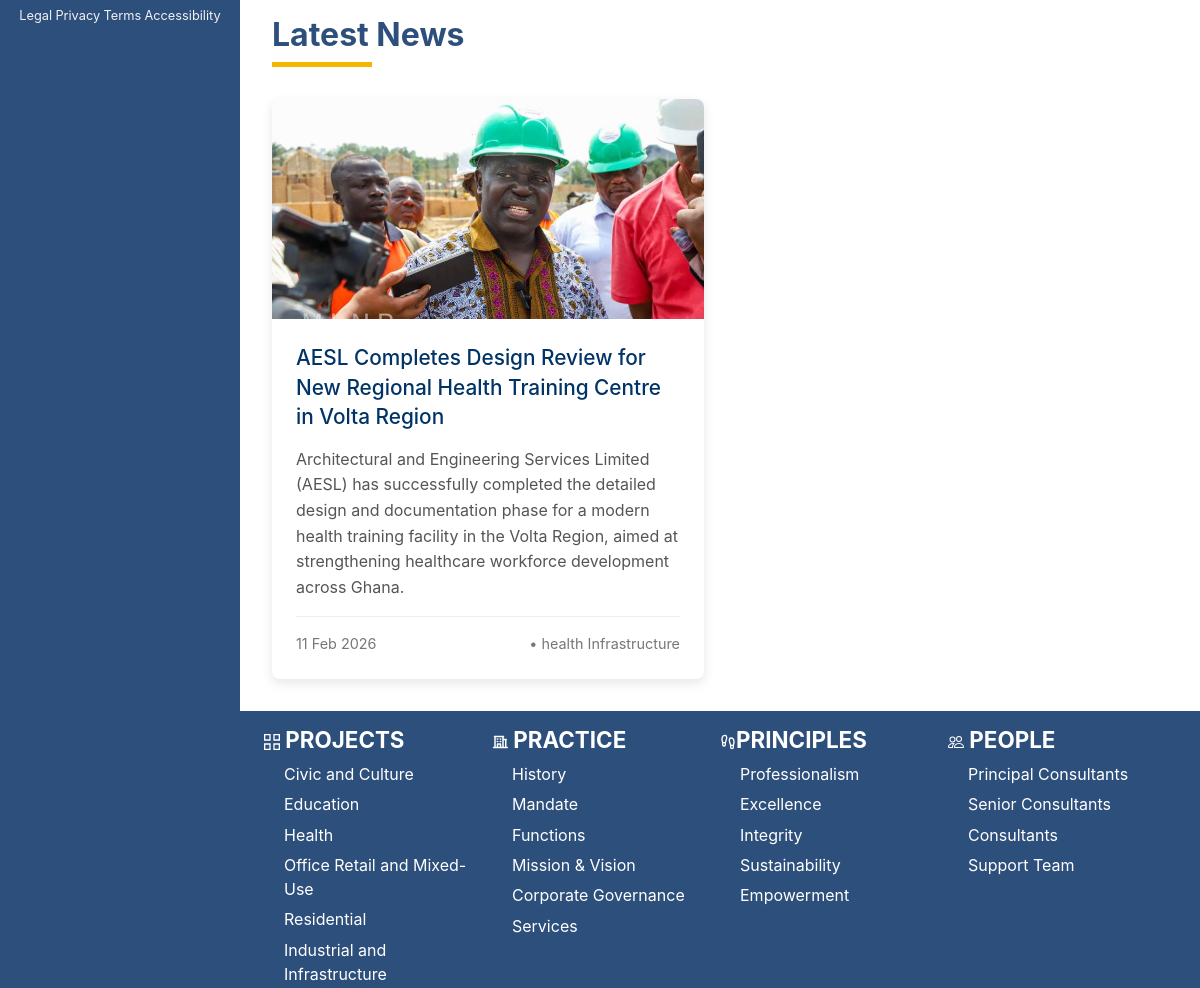
The page /news/ (middle part) on the database as committed earlier.
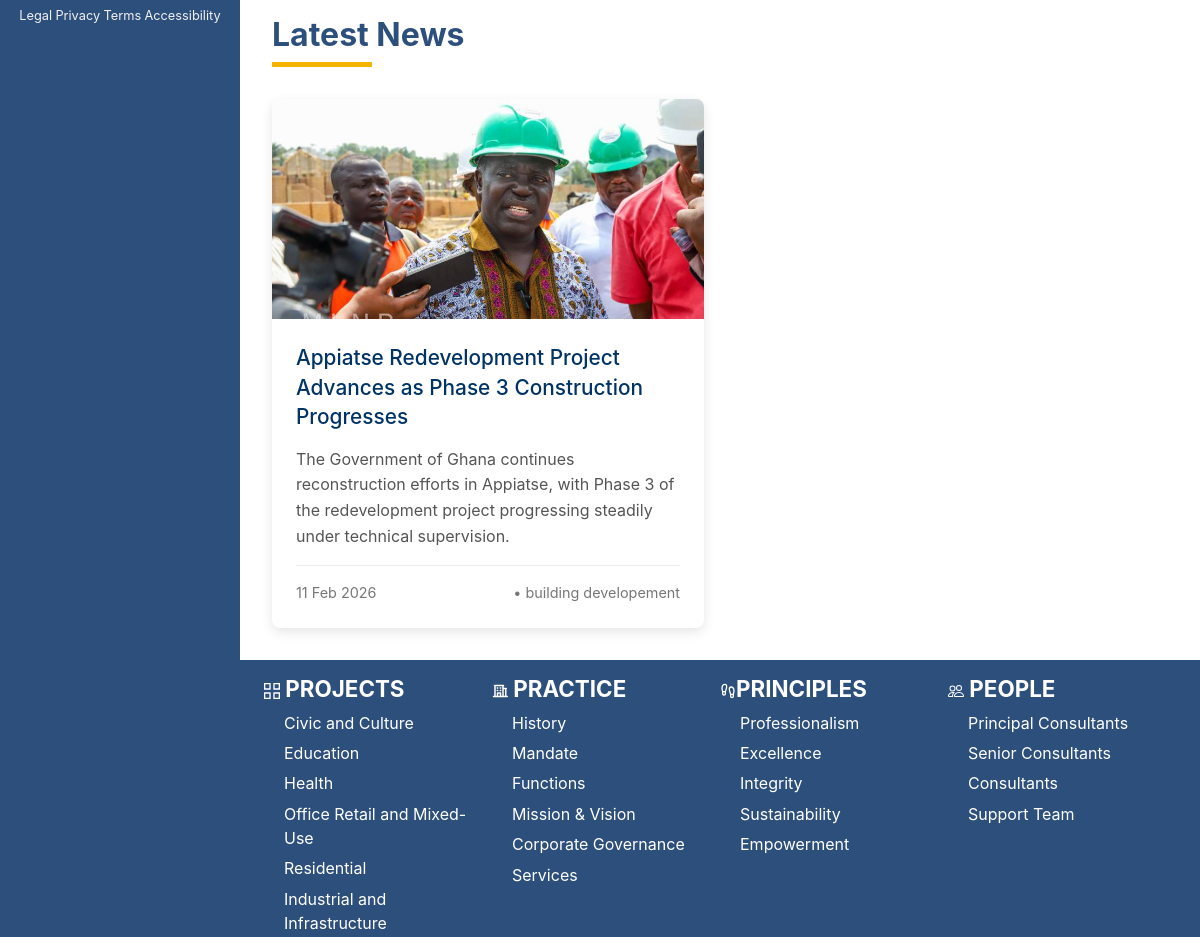
The same page on the database as committed later.
### frontend/models.py (models this page shows, shortened)
class NewsArticle(models.Model):
    title = models.CharField(max_length=255)
    slug = models.SlugField(max_length=300, unique=True, blank=True)
    category = models.ForeignKey(
        Category,
        on_delete=models.SET_NULL,
        null=True,
        blank=True,
        related_name="articles",
    )
    featured_image = models.ImageField(
        upload_to="news/images/%Y/%m/%d/", blank=True, null=True
    )
    excerpt = models.TextField(
        max_length=300, help_text="Short summary (displayed in lists/cards)"
    )
    content = models.TextField()  # main article body
    author = models.ForeignKey(
        User,
        on_delete=models.SET_NULL,
        null=True,
        blank=True,
        related_name="news_articles",
    )
    is_published = models.BooleanField(default=False)
    publish_date = models.DateTimeField(default=timezone.now)
    created_at = models.DateTimeField(auto_now_add=True)
    updated_at = models.DateTimeField(auto_now=True)
    meta_title = models.CharField(max_length=200, blank=True)
    meta_description = models.CharField(max_length=320, blank=True)
    tags = models.CharField(
        max_length=300, blank=True, help_text="Comma separated tags"
    )
    is_featured = models.BooleanField(
        default=False, help_text="Show in featured/highlight section"
    )
    views_count = models.PositiveIntegerField(default=0)
    class Meta:
        ordering = ["-publish_date"]
        indexes = [
            models.Index(fields=["-publish_date"]),
            models.Index(fields=["is_published", "publish_date"]),
            models.Index(fields=["slug"]),
        ]

class Category(models.Model):
    name = models.CharField(max_length=100, unique=True)
    slug = models.SlugField(max_length=120, unique=True, blank=True)
    description = models.TextField(blank=True)
    is_active = models.BooleanField(default=True)
    created_at = models.DateTimeField(auto_now_add=True)
    class Meta:
        verbose_name_plural = "Categories"
        ordering = ["name"]

### frontend/views.py (the view)
class NewsListView(ListView):
    model = NewsArticle
    template_name = "frontend/news.html"
    context_object_name = "articles"
    paginate_by = 10  # articles per page - adjust as needed
    def get_queryset(self):
        return (
            NewsArticle.objects.filter(
                is_published=True, publish_date__lte=timezone.now()
            )
            .select_related("category", "author")
            .order_by("-publish_date")
        )
    def get_context_data(self, **kwargs):
        context = super().get_context_data(**kwargs)
        context["featured_articles"] = NewsArticle.objects.filter(
            is_published=True, is_featured=True, publish_date__lte=timezone.now()
        ).order_by("-publish_date")[:3]
        context["categories"] = Category.objects.filter(is_active=True)
        return context

### templates/frontend/news.html (shortened to what this page needs)
{% extends 'base.html' %} {% load static %} {% block content %}
<section class="news__heading">
  <div>
    <h1>Latest News</h1>
    <div class="horizontal__bar" />
  </div>
</section>
<section class="news__wrapper">
    <div class="news-list">
      {% for article in articles %}
        <div class="news-card">
          {% if article.featured_image %}
            <img src="{{ article.featured_image.url }}" alt="{{ article.title }}">
          {% endif %}
          <div class="news-card-content">
            <h2><a href="{% url 'news_detail' article.pk %}">{{ article.title }}</a></h2>
            <p class="news-excerpt">{{ article.excerpt }}</p>
            <div class="news-meta">
              <span>{{ article.publish_date|date:"d M Y" }}</span>
              {% if article.category %}
                <span>• {{ article.category.name }}</span>
              {% endif %}
            </div>
          </div>
        </div>
      {% empty %}
        <p>No news articles available at the moment.</p>
      {% endfor %}
    </div>
</section>
{% endblock content %}

Rows that differ between the two databases and show on the page:
changed NewsArticle: title "AESL Completes Design Review for New Regional Health Training Centre in Volta Region" → "Appiatse Redevelopment Project Advances as Phase 3 Construction Progresses"; excerpt "Architectural and Engineering Services Limited (AESL) has successfully completed the detailed design and documentation phase for a modern health training facility in the Volta Region, aimed at strengthening healthcare workforce development across Ghana." → "The Government of Ghana continues reconstruction efforts in Appiatse, with Phase 3 of the redevelopment project progressing steadily under technical supervision."; category.name "health Infrastructure" → "building developement"
